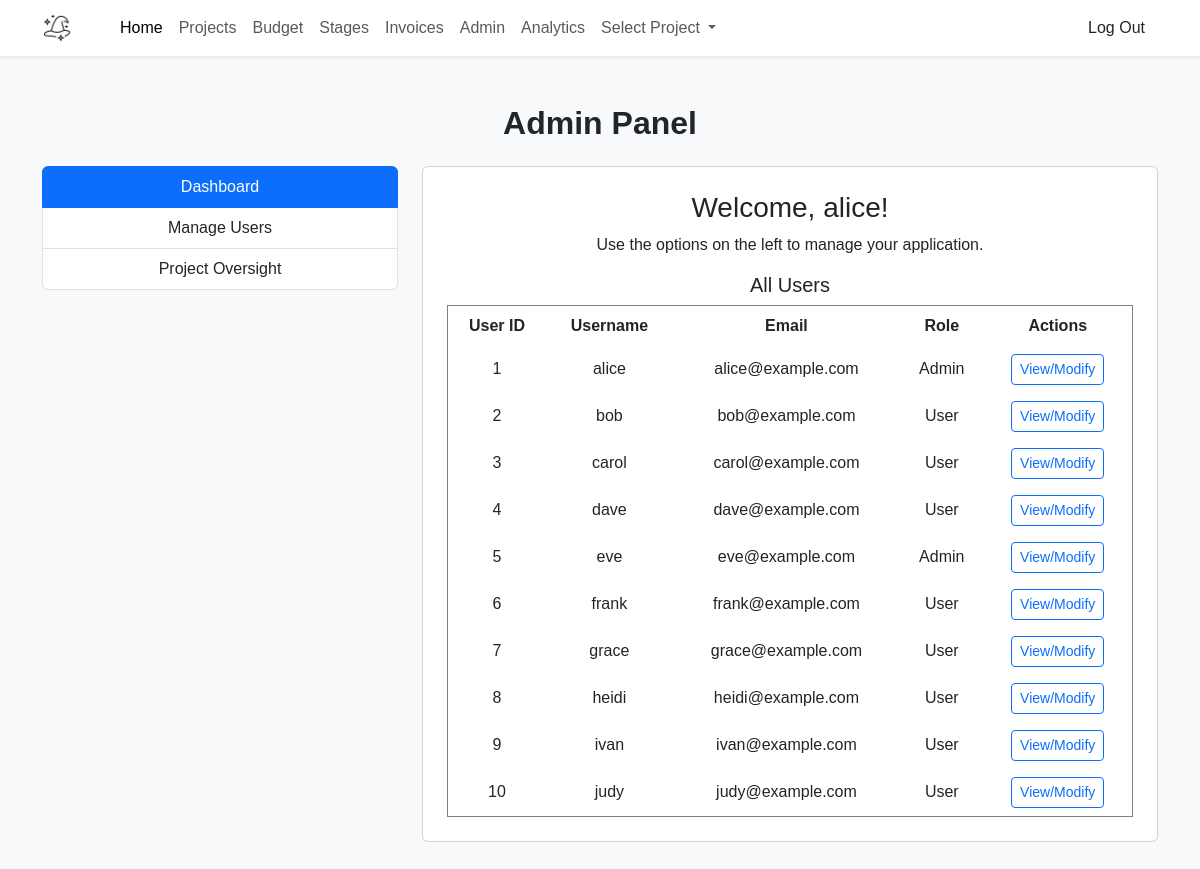
The page /admin (signed in) on the database its author committed.
### tables this page shows
CREATE TABLE users (
    user_id INT AUTO_INCREMENT PRIMARY KEY,
    username VARCHAR(20) NOT NULL UNIQUE,
    email VARCHAR(50) NOT NULL UNIQUE,
    password_hash VARCHAR(50) NOT NULL,
    is_admin TINYINT(1) NOT NULL,
    is_active TINYINT(1) NOT NULL,
    created_at DATETIME DEFAULT CURRENT_TIMESTAMP
);

### src/Controllers/AdminController.php (called while the page is built, shortened)
<?php
class AdminController extends BaseController
{
    public function index()
    {
        $db = new Database();
        $conn = $db->connect();
        $stmt = $conn->prepare("SELECT user_id, username, email, is_admin FROM users");
        $stmt->execute();
        $users = $stmt->fetchAll(\PDO::FETCH_ASSOC);
        include __DIR__ . '/../views/admin_panel.php';
    }
}

### src/views/admin_panel.php (the view, shortened to what this page needs)
<!DOCTYPE html>
<html lang="en">
<head>
  <link href="https://cdn.jsdelivr.net/npm/bootstrap@5.3.6/dist/css/bootstrap.min.css" rel="stylesheet">
  <link rel="stylesheet" href="/assets/css/style.css">
</head>
<body>
  <?php include 'navbar.php'; ?>
  <section class="py-5 bg-light">
    <div class="container">
      <h2 class="text-center fw-bold mb-4">Admin Panel</h2>
      <div class="row">
        <div class="col-md-4">
          <div class="list-group">
            <a href="#" class="list-group-item list-group-item-action active" aria-current="true">
              Dashboard
            </a>
            <a href="/admin/users" class="list-group-item list-group-item-action">Manage Users</a>
            <a href="/admin/project_overview" class="list-group-item list-group-item-action">Project Oversight</a>
          </div>
        </div>
        <div class="col-md-8">
          <div class="card p-4">
            <h3 class="card-title">Welcome, <?= htmlspecialchars($_SESSION['username'] ?? ['Admin']) ?>!</h3>
            <p class="card-text">Use the options on the left to manage your application.</p>
            <h5>All Users</h5>
            <table border="1" cellpadding="8" cellspacing="0">
                <thead>
                    <tr>
                        <th>User ID</th>
                        <th>Username</th>
                        <th>Email</th>
                        <th>Role</th>
                        <th>Actions</th>
                    </tr>
                </thead>
                <tbody>
                    <?php foreach ($users as $user): ?>
                        <tr>
                            <td><?= $user['user_id'] ?></td>
                            <td><?= htmlspecialchars($user['username']) ?></td>
                            <td><?= htmlspecialchars($user['email']) ?></td>
                            <td><?= $user['is_admin'] ? 'Admin' : 'User' ?></td>
                            <td>
                            <a href="/admin/user/view?user_id=<?= $user['user_id'] ?>" class="btn btn-sm btn-outline-primary">View/Modify</a>
                            </td>
                        </tr>
                    <?php endforeach; ?>
                </tbody>
            </table>
          </div>
        </div>
      </div>
    </div>
  </section>
</body>
</html>

### public/index.php (shortened to what this page needs)
<?php
$uri = parse_url($_SERVER['REQUEST_URI'], PHP_URL_PATH);
switch ($uri) {
    case '/admin':
        (new AdminController())->index();
        break;
}
?>

### src/views/navbar.php (shortened to what this page needs)
<?php
$currentProjectName = 'Select Project';
$is_admin = $_SESSION['is_admin'] ?? 0;
?>
<nav class="navbar navbar-expand-lg navbar-light bg-white shadow-sm">
<div class="container">
    <a class="navbar-brand d-flex align-items-center" href="/home">
    <img src="/assets/images/logo.svg" alt="Wizard" width="30" height="30" class="me-2">
    </a>
    <div class="collapse navbar-collapse" id="mainNav">
    <ul class="navbar-nav ms-3">
        <li class="nav-item">
        <a class="nav-link active" href="/home">Home</a>
        </li>
        <?php if ($is_admin==1): ?>
            <li class="nav-item">
            <a class="nav-link" href="/projects">Projects</a>
            </li>
        <?php endif; ?>
        <li class="nav-item">
        <a class="nav-link" href="/budget">Budget</a>
        </li>
        <li class="nav-item">
        <a class="nav-link" href="/stages">Stages</a>
        </li>
        <li class="nav-item">
        <a class="nav-link" href="/invoices">Invoices</a>
        </li>
        <?php if ($is_admin==1): ?>
            <li class="nav-item">
            <a class="nav-link" href="/admin">Admin</a>
            </li>
        <?php endif; ?>
        <?php if ($is_admin==1): ?>
            <li class="nav-item">
            <a class="nav-link" href="/admin/analytics">Analytics</a>
            </li>
        <?php endif; ?>
        <li class="nav-item dropdown">
            <a class="nav-link dropdown-toggle" href="#" id="projectDropdown" role="button" data-bs-toggle="dropdown" aria-expanded="false">
                <?php echo htmlspecialchars($currentProjectName); ?>
            </a>
        </li>
    </ul>
    <div class="ms-auto">
        <a href="/logout" class="btn btn-logout">Log Out</a>
    </div>
    </div>
</div>
</nav>

### public/assets/css/style.css (style rules this page uses)
:root { --color-primary: #f3f4f6; --color-secondary: #d1d5db; }
body { font-family: Arial, sans-serif; margin: 0; padding: 0; text-align: center; }

### rows shown on the page
users: user_id "1", username "alice", email "alice@example.com", is_admin "Admin"
users: user_id "2", username "bob", email "bob@example.com", is_admin "User"
users: user_id "3", username "carol", email "carol@example.com", is_admin "User"
users: user_id "4", username "dave", email "dave@example.com", is_admin "User"
users: user_id "5", username "eve", email "eve@example.com", is_admin "Admin"
users: user_id "6", username "frank", email "frank@example.com", is_admin "User"
users: user_id "7", username "grace", email "grace@example.com", is_admin "User"
users: user_id "8", username "heidi", email "heidi@example.com", is_admin "User"
users: user_id "9", username "ivan", email "ivan@example.com", is_admin "User"
users: user_id "10", username "judy", email "judy@example.com", is_admin "User"

### other values the page prints
$currentProjectName "Select Project"
$_SESSION['username'] "alice"
